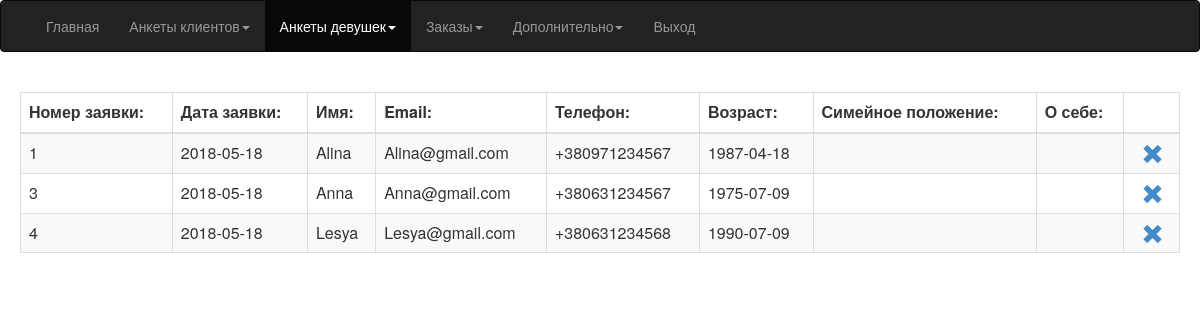
/matchmaker/girls_invite.php (signed in), run on the app's committed database.
### tables this page shows
CREATE TABLE IF NOT EXISTS `girls_invite` (
  `id` int(11) NOT NULL AUTO_INCREMENT,
  `name` varchar(64) NOT NULL,
  `email` varchar(64) NOT NULL,
  `phone` varchar(64) NOT NULL,
  `birthday` date NOT NULL,
  `date_add` date NOT NULL,
  PRIMARY KEY (`id`)
);

### matchmaker/girls_invite.php (the view, shortened to what this page needs)
<?
$zapros = "SELECT * FROM girls_invite";
?>
<html>
<head>
	<link rel="stylesheet" href="./css/bootstrap.min.css" />
	<link rel="stylesheet" href="./css/font-awesome.min.css" />
</head>
<?
include "header.php";
?>
<body>
<div style="padding:20px;">
	<table class="table table-striped table-bordered">
		<thead>
			<tr>
				<th>Номер заявки:</th>
				<th>Дата заявки:</th>
				<th>Имя:</th>
				<th>Email:</th>
				<th>Телефон:</th>
				<th>Возраст:</th>
				<th>Симейное положение:</th>
				<th>О себе:</th>
				<th></th>
			</tr>
		</thead>
		<tbody>
			<?
			$result = mysql_query($zapros);
			while ($row = mysql_fetch_assoc($result))
				{
					$id = $row['id'];
					$name = $row['name'];
					$email = $row['email'];
					$phone = $row['phone'];
					$birthday = $row['birthday'];
					$date_add = $row['date_add'];
					$marital_status = $row['marital_status'];
					$message = $row['message'];
					echo ("
					<tr>
						<td>$id</td>
						<td>$date_add</td>
						<td>$name</td>
						<td>$email</td>
						<td>$phone</td>
						<td>$birthday</td>
						<td>$marital_status</td>
						<td>$message</td>
						<td><a href='./function/girls_invite_del.php?id=$id'><span style='font-size:22px; margin-left:10px;' class='glyphicon glyphicon-remove'></span></a></td>
					</tr>
						");
				}
			?>
		</tbody>
	</table>
</div>
</body>
</html>

### data on the page
girls_invite: id "1", date_add "2018-05-18", name "Alina", email "Alina@gmail.com", phone "+380971234567", birthday "1987-04-18"
girls_invite: id "3", date_add "2018-05-18", name "Anna", email "Anna@gmail.com", phone "+380631234567", birthday "1975-07-09"
girls_invite: id "4", date_add "2018-05-18", name "Lesya", email "Lesya@gmail.com", phone "+380631234568", birthday "1990-07-09"
